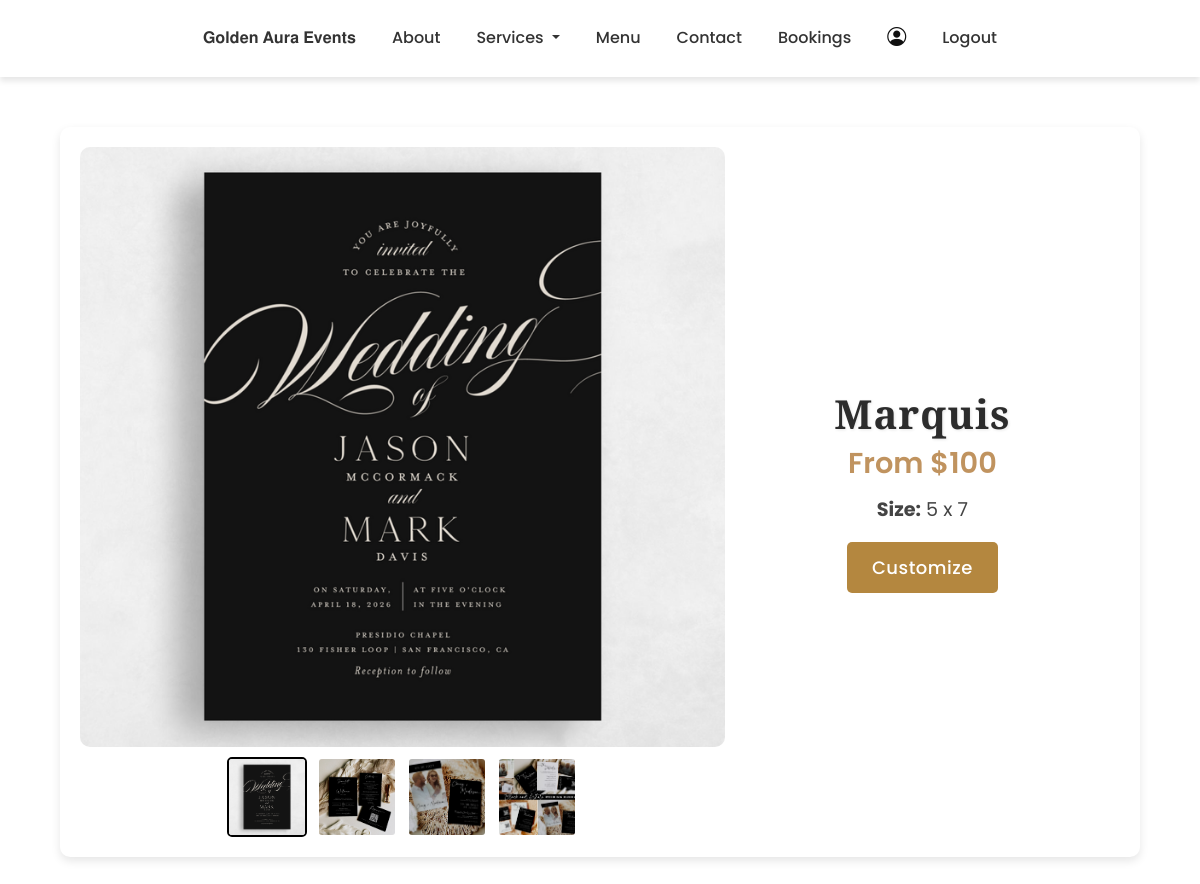
Screenshot of /invitation_detail/4 with the database file from the repository.
### app/models.py (models this page shows, shortened)
class InvitationCard(models.Model):
    category = models.ForeignKey(InvitationCategory, on_delete=models.CASCADE)
    name = models.CharField(max_length=100)
    price=models.IntegerField()
    img1 = models.FileField()
    img2 = models.FileField(blank=True, null=True)
    img3 = models.FileField(blank=True, null=True)
    img4 = models.FileField(blank=True, null=True)
    size = models.CharField(max_length=50)

### app/views.py (the view)
# urls.py: path('invitation_detail/<id>',views.invitation_detail, name='invitation_detail'),
def invitation_detail(request, id):
    card = get_object_or_404(InvitationCard, id=id)
    return render(request, 'user/invitation_detail.html', {'card': card})

### templates/user/invitation_detail.html (shortened to what this page needs)
<!DOCTYPE html>
<html lang="en">
<head>
    <link rel="stylesheet" href="https://cdn.jsdelivr.net/npm/bootstrap@5.3.0/dist/css/bootstrap.min.css">
    <link rel="stylesheet" href="https://cdn.jsdelivr.net/npm/bootstrap-icons@1.11.3/font/bootstrap-icons.min.css">
</head>
<body>
    <nav class="navbar navbar-expand-lg">
        <div class="container-fluid">
            <div class="collapse navbar-collapse" id="navbarNav">
                <ul class="navbar-nav ms-auto">
                    <li class="nav-item">
                        <a class="nav-link" href="../">𝐆𝐨𝐥𝐝𝐞𝐧 𝐀𝐮𝐫𝐚 𝐄𝐯𝐞𝐧𝐭𝐬</a>
                    </li>
                    <li class="nav-item">
                        <a class="nav-link" href="../about">About</a>
                    </li>
                    <li class="nav-item dropdown">
                        <a class="nav-link dropdown-toggle" href="#" id="navbarDropdown" role="button" data-bs-toggle="dropdown" aria-expanded="false">
                            Services
                        </a>
                    </li>
                    <li class="nav-item">
                        <a class="nav-link" href="item">Menu</a>
                    </li>
                    <li class="nav-item">
                        <a class="nav-link" href="../contact">Contact</a>
                    </li>
                    <li class="nav-item">
                        <a class="nav-link" href="../view_bookings">Bookings</a>
                    </li>
                    <li class="nav-item">
                        <a class="nav-link" href="profile">
                          <i style="color:rgb(16, 16, 16); font-weight: bolder; font-size: 19px;" class="bi bi-person-circle"></i>
                        </a>
                    </li>
                    <li class="nav-item">
                        <a class="nav-link" href="logout">Logout</a>
                    </li>
                </ul>
            </div>
        </div>
    </nav>
    <div class="container">
        <div class="image-section">
            <img id="mainImage" src="{{ card.img1.url }}" alt="Invitation Card">
            <div class="thumbnail-container">
                {% if card.img1 %}<img class="thumb active" src="{{ card.img1.url }}" onclick="changeImage(this)">{% endif %}
                {% if card.img2 %}<img class="thumb" src="{{ card.img2.url }}" onclick="changeImage(this)">{% endif %}
                {% if card.img3 %}<img class="thumb" src="{{ card.img3.url }}" onclick="changeImage(this)">{% endif %}
                {% if card.img4 %}<img class="thumb" src="{{ card.img4.url }}" onclick="changeImage(this)">{% endif %}
            </div>
        </div>
        <div class="details-section">
            <h2>{{ card.name }}</h2>
            <h4>From ${{ card.price }}</h4>
            <p><strong>Size:</strong> {{ card.size }}</p>
            <a id="buyNowBtn" href="{% url 'invitation_address_page' card.pk %}" class="btn btn-primary">Customize</a>
        </div>
    </div>
</body>
</html>

### templates/user/invitation_detail.html (style rules this page uses)
body { font-family: 'Poppins', sans-serif; background-color: white; }
.navbar { box-shadow: 0 4px 6px rgba(0, 0, 0, 0.1); }
.navbar { position: relative; width: 100%; background-color: white; transition: background 0.3s ease-in-out; z-index: 10; padding: 1rem 2rem; }
.navbar-nav { margin: 0 auto; display: flex; justify-content: center; align-items: center; }
.navbar-nav .nav-link { font-size: 1rem; font-weight: 500; margin: 0 10px; color: #333; transition: color 0.3s; }
.container { max-width: 90%; margin: 50px auto; background: white; border-radius: 10px; box-shadow: 0 4px 10px rgba(0, 0, 0, 0.1); display: flex; align-items: center; flex-wrap: wrap; padding: 20px; }
.image-section { flex: 62%; display: flex; flex-direction: column; align-items: center; }
#mainImage { width: 100%; max-width: 700px; height: 600px; object-fit: cover; border-radius: 10px; }
.thumbnail-container { display: flex; justify-content: center; gap: 10px; margin-top: 10px; flex-wrap: wrap; }
.thumbnail-container img { width: 80px; height: 80px; object-fit: cover; border-radius: 5px; cursor: pointer; border: 2px solid transparent; transition: 0.3s; }
.thumbnail-container img:hover, .thumbnail-container img.active { border-color: #000; }
.details-section { flex: 38%; padding: 20px; display: flex; flex-direction: column; align-items: center; justify-content: center; text-align: center; }
.details-section h2 { font-size: 2.5rem; font-weight: 700; font-family: 'Playfair Display', serif; color: #2c2c2c; letter-spacing: 1px; text-shadow: 1px 1px 3px rgba(0, 0, 0, 0.1); }
.details-section h4 { font-size: 1.8rem; font-family: 'Poppins', sans-serif; color: #c0935f; font-weight: 600; margin-bottom: 15px; }
.details-section p { font-size: 1.2rem; font-family: 'Poppins', sans-serif; color: #444; line-height: 1.6; }
.btn-primary { background: #b4873f; border: none; padding: 12px 25px; font-size: 18px; font-family: 'Poppins', sans-serif; font-weight: 500; letter-spacing: 0.5px; border-radius: 5px; transition: all 0.3s ease-in-out; }

### rows the page displays
InvitationCard: img1 (picture), img2 (picture), img3 (picture), img4 (picture), name "Marquis", price "100", size "5 x 7"
